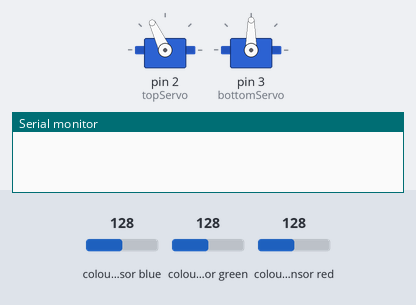
Recording of a sketch running on a simulated Arduino Uno, built with avr-gcc and run on an emulated ATmega328P. Parts: 2 × servo, the last lines printed to the serial monitor. Wiring (inferred from the names in the program): TCS3200 colour sensor: output pin 8; S2 pin 6; S3 pin 7; S0 pin 4; S1 pin 5. The inputs (shaded band) are chosen by the test bench; at power-on: colour sensor blue 128, colour sensor green 128, colour sensor red 128.

Above: at 0.05 s.
At 1.55 s:
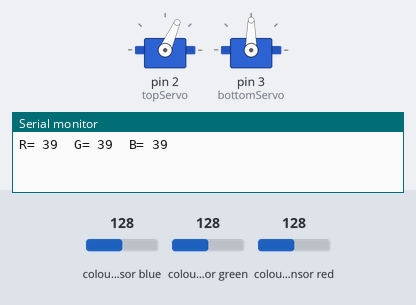
At 2.3 s:
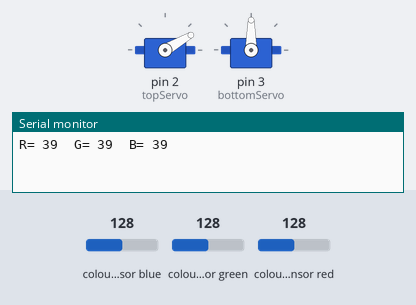
At 3.1 s:
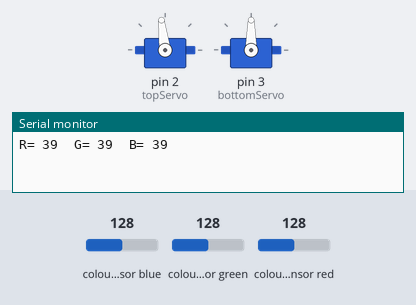
Timing chart, 0 to 7.3 s (numbered marks = the images above):
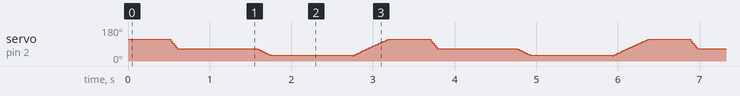

The sketch:

Loria_DelaCruz_ELC141.2.ino
```cpp
#include <Servo.h>
#define S0 4
#define S1 5
#define S2 6
#define S3 7
#define sensorOut 8
Servo topServo;
Servo bottomServo;
int frequency = 0;
int color = 0;

void setup()
{
  pinMode(S0, OUTPUT);
  pinMode(S1, OUTPUT);
  pinMode(S2, OUTPUT);
  pinMode(S3, OUTPUT);
  pinMode(sensorOut, INPUT);
  // Setting frequency-scaling to 20%
  digitalWrite(S0, HIGH);
  digitalWrite(S1, LOW);
  topServo.attach(2);
  bottomServo.attach(3);
  Serial.begin(9600);
}

void loop()
{
  topServo.write(115);          //brings the skittle from the feeder to the color sensor
  delay(500);

  for (int i = 115; i > 65; i--)
  {
    topServo.write(i);
    delay(2);
  }
  delay(500);

  color = readColor();
  delay(10);
  switch (color)              //servo with slide attached to it
  {
    case 1:
      bottomServo.write(50);    //RED
      break;
    case 2:
      bottomServo.write(80);    //ORANGE
      break;
    case 3:
      bottomServo.write(110);   //GREEN
      break;
    case 4:
      bottomServo.write(140);   //YELLOW
      break;
    case 5:
      bottomServo.write(180);   //VIOLET
      break;
    case 0:
      break;
  }
  delay(300);

  for (int i = 65; i > 29; i--)  //aligns the hole to the slide
  {
    topServo.write(i);
    delay(5);
  }
  delay(1000);

  for (int i = 29; i < 115; i++)
  {
    topServo.write(i);
    delay(5);
  }
  color = 0;
}

// returns color detected
int readColor()
{
  // reading red filtered photodiodes
  digitalWrite(S2, LOW);
  digitalWrite(S3, LOW);

  // Reading the output frequency
  frequency = pulseIn(sensorOut, LOW);
  int R = frequency;

  // Printing the value on the serial monitor
  Serial.print("R= ");          //printing name
  Serial.print(frequency);      //printing RED color frequency
  Serial.print("  ");
  delay(50);

  // reading green filtered photodiodes
  digitalWrite(S2, HIGH);
  digitalWrite(S3, HIGH);

  // Reading the output frequency
  frequency = pulseIn(sensorOut, LOW);
  int G = frequency;

  // Printing the value on the serial monitor
  Serial.print("G= ");          //printing name
  Serial.print(frequency);      //printing GREEN color frequency
  Serial.print("  ");
  delay(50);

  // reading blue filtered photodiodes
  digitalWrite(S2, LOW);
  digitalWrite(S3, HIGH);

  // Reading the output frequency
  frequency = pulseIn(sensorOut, LOW);
  int B = frequency;

  // Printing the value on the serial monitor
  Serial.print("B= ");        //printing name
  Serial.print(frequency);    //printing BLUE color frequency
  Serial.println("  ");
  delay(50);

  // Red
  if (R<101 & R>89 & G<150 & G>120 & B<110 & B>90)
  {
    color = 1;
    Serial.println("red");
  }

  // Orange
  else if (R<85 & R>60 & G<130 & G>95 & B<110 & B>85)
  {
    color = 2;
    Serial.println("orange");
  }

  // Green
  else if (R<125 & R>100 & G<110 & G>85 & B<105 & B>85)
  {
    color = 3;
    Serial.println("green");
  }

  // Yellow
  else if (R<80 & R>55 & G<85 & G>70 & B<90 & B>70)
  {
    color = 4;
    Serial.println("yellow");
  }

  // Violet
  else if (R<145 & R>130 & G<150 & G>130 & B<115 & B>95 )
  {
    color = 5;
    Serial.println("violet");
  }
  return color;
}
```
